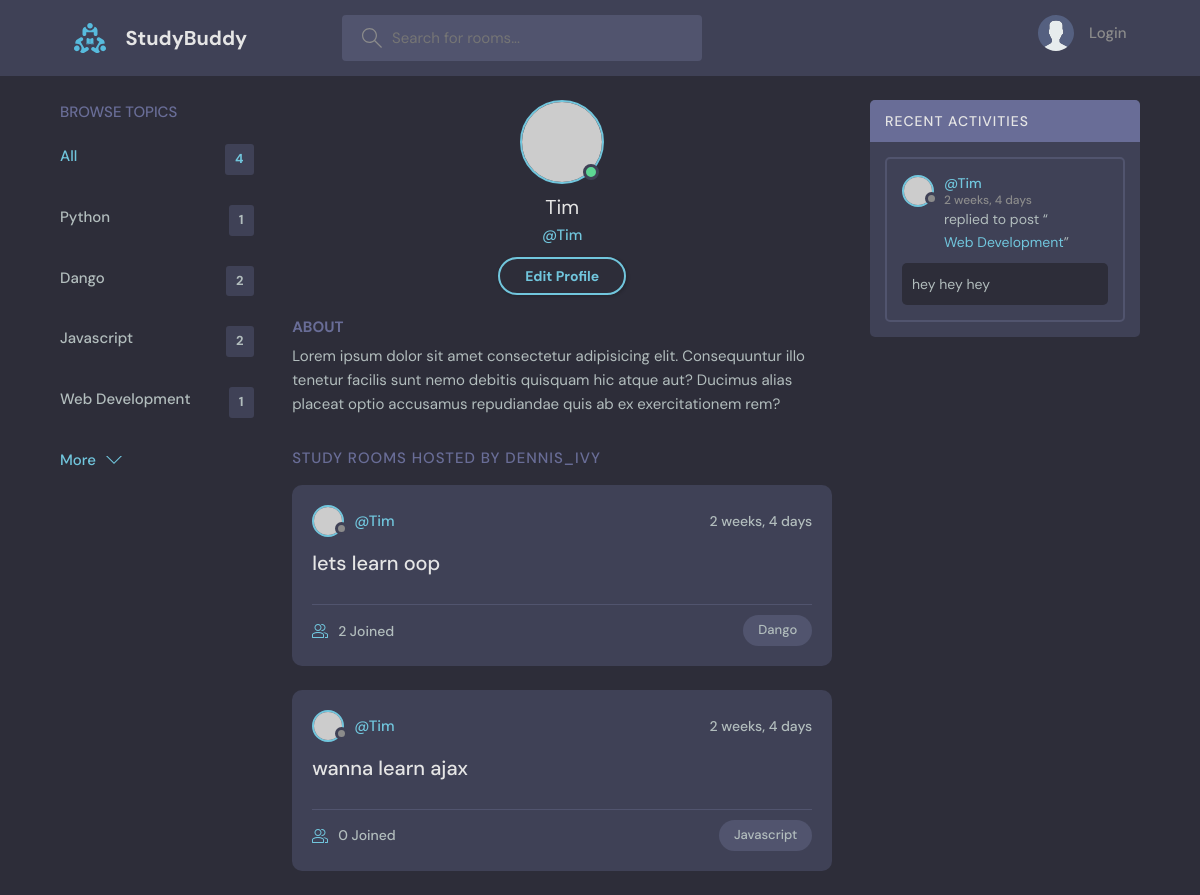
The app's page /profile/2/ with its own data.
### base/models.py (models this page shows, shortened)
class Topic(models.Model):
    name = models.CharField(max_length=200)

class Room(models.Model):
    host =models.ForeignKey(User, on_delete=models.SET_NULL, null=True)
    topic =models.ForeignKey(Topic, on_delete=models.SET_NULL, null=True)
    name = models.CharField(max_length=200)
    Description = models.TextField(null=True, blank=True)
    participants =models.ManyToManyField(User, related_name='participants', blank=True)
    updated = models.DateTimeField(auto_now=True)
    created = models.DateTimeField(auto_now_add=True)
    class Meta:
        ordering = ['-updated', '-created'] #newest item is shown first
    def __str__(self):
        return self.name

class Message(models.Model):
    user = models.ForeignKey(User, on_delete=models.CASCADE)
    room = models.ForeignKey(Room, on_delete=models.CASCADE)
    body = models.TextField()
    updated = models.DateTimeField(auto_now=True)
    created = models.DateTimeField(auto_now_add=True)
    class Meta:
        ordering = ['-updated', '-created'] #newest item is shown first

### base/views.py (the view)
# urls.py: path('profile/<str:pk>/', views.userProfile, name= "user-profile"),
def userProfile(request,pk):
    user = User.objects.get(id=pk)
    rooms = user.room_set.all() #room is model name._set.all() get all children of rooms
    room_messages = user.message_set.all()
    topics = Topic.objects.all()
    context = {'user': user, 'rooms': rooms, 'room_messages':room_messages, 'topics':topics}
    return render(request, 'base/profile.html', context)

### base/templates/base/profile.html
{% extends 'main.html' %}
{% block content %}
  <main class="profile-page layout layout--3">
    <div class="container">
      <div>
        {% include 'base/topics_components.html' %}
      </div>
      <div class="roomList">
        <div class="profile">
          <div class="profile__avatar">
            <div class="avatar avatar--large active">
              <img src="https://randomuser.me/api/portraits/men/11.jpg" />
            </div>
          </div>
          <div class="profile__info">
            <h3>{{user.username}}</h3>
            <p>@{{user.username}}</p>
            <a href="/" class="btn btn--main btn--pill">Edit Profile</a>
          </div>
          <div class="profile__about">
            <h3>About</h3>
            <p>
              Lorem ipsum dolor sit amet consectetur adipisicing elit. Consequuntur illo tenetur
              facilis sunt nemo debitis quisquam hic atque aut? Ducimus alias placeat optio
              accusamus repudiandae quis ab ex exercitationem rem?
            </p>
          </div>
        </div>
        <div class="roomList__header">
          <div>
            <h2>Study Rooms Hosted by dennis_ivy</a>
            </h2>
          </div>
        </div>
        {% include 'base/feed_components.html' %}
      </div>
        {% include 'base/activity_components.html' %}
    </div>
  </main>
{% endblock content %}

### base/templates/base/topics_components.html
<div class="topics">
    <div class="topics__header">
        <h2>Browse Topics</h2>
    </div>
            <ul class="topics__list">
              <li>
                <a href="{% url 'home' %}" class="active">All <span>{{topics.count}}</span></a>
              </li>
              <li>
                {% for topic in topics %}
                    <a href="{% url 'home' %}?q={{topic.name}}">{{topic.name}} <span>{{topic.room_set.all.count}}</span> </a>
                {%endfor%}
                </li>
            </ul>
            <a class="btn btn--link" href="/">
              More
              <svg version="1.1" xmlns="http://www.w3.org/2000/svg" width="32" height="32" viewBox="0 0 32 32">
                <title>chevron-down</title>
                <path d="M16 21l-13-13h-3l16 16 16-16h-3l-13 13z"></path>
              </svg>
            </a>
</div>

### base/templates/base/feed_components.html (shortened to what this page needs)
{% for room in rooms %}
<div class="roomListRoom">
    <div class="roomListRoom__header">
      <a href="{% url 'user-profile' room.host.id %}" class="roomListRoom__author">
        <div class="avatar avatar--small">
          <img src="https://randomuser.me/api/portraits/women/11.jpg" />
        </div>
        <span>@{{room.host.username}}</span>
      </a>
      <div class="roomListRoom__actions">
        <span>{{ room.created|timesince }}</span>
      </div>
    </div>
    <div class="roomListRoom__content">
      <a href="{% url 'rooms' room.id %}">{{room.name}}</a>
    </div>
    <div class="roomListRoom__meta">
      <a href="{% url 'rooms' room.id %}" class="roomListRoom__joined">
        {{room.participants.all.count}} Joined
      </a>
      <p class="roomListRoom__topic">{{room.topic.name}}</p>
    </div>
</div>
{% endfor%}

### base/templates/base/activity_components.html (shortened to what this page needs)
<div class="activities">
    <div class="activities__header">
      <h2>Recent Activities</h2>
    </div>
    {% for message in room_messages %}
    <div class="activities__box">
      <div class="activities__boxHeader roomListRoom__header">
            <a href="{% url 'user-profile' message.user.id %}" class="roomListRoom__author">
            <div class="avatar avatar--small">
                <img src="https://randomuser.me/api/portraits/women/11.jpg" />
            </div>
            <p>
                @{{message.user}}
                <span>{{message.created| timesince}}</span>
            </p>
            </a>
      </div>
      <div class="activities__boxContent">
        <p>replied to post “<a href="{% url 'rooms' message.room.id %}">{{message.room}}</a>”</p>
        <div class="activities__boxRoomContent">
          {{message.body}}
        </div>
      </div>
    </div>
    {%endfor%}
</div>

### records on screen
Topic: name "Python", room_set.all.count "1"
Topic: name "Dango", room_set.all.count "2"
Topic: name "Javascript", room_set.all.count "2"
Topic: name "Web Development", room_set.all.count "1"
Room: host.username "Tim", created "2 weeks, 4 days", name "lets learn oop", participants.all.count "2", topic.name "Dango"
Room: host.username "Tim", created "2 weeks, 4 days", name "wanna learn ajax", participants.all.count "0", topic.name "Javascript"
Message: user "Tim", created "2 weeks, 4 days", room "Web Development", body "hey hey hey"

### other values on screen
{{ topics.count }} "4"
{{ user.username }} "Tim"
